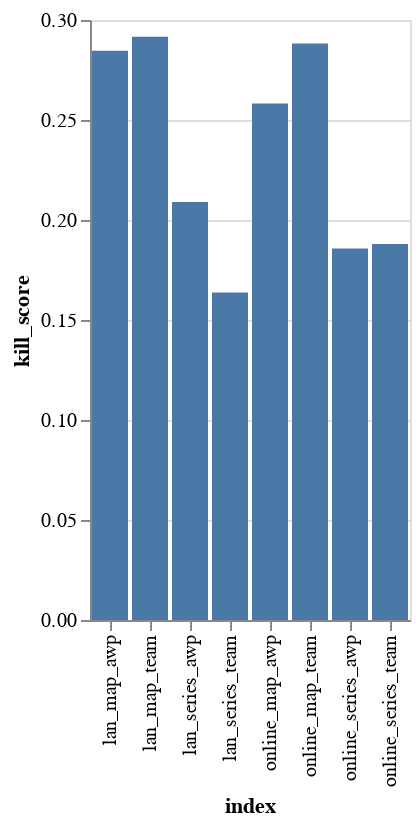
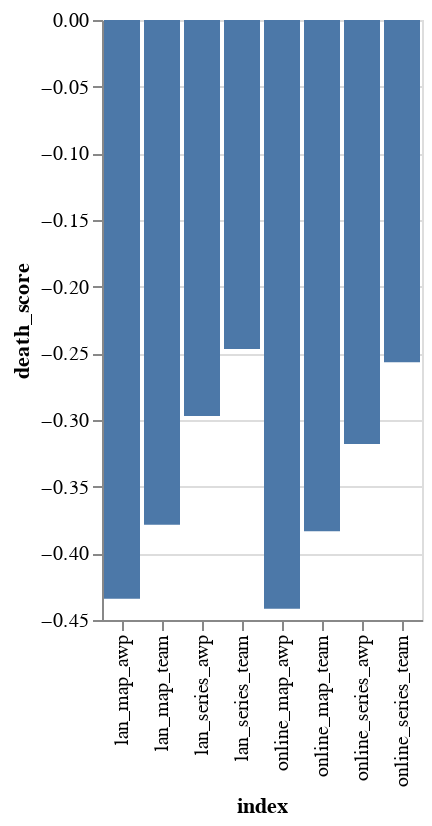
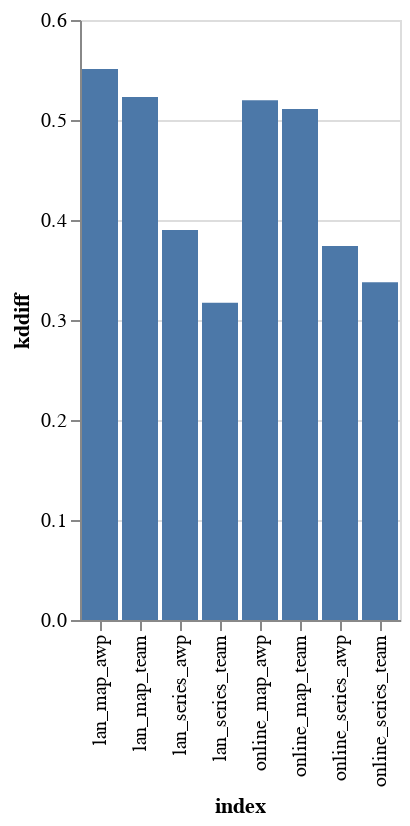
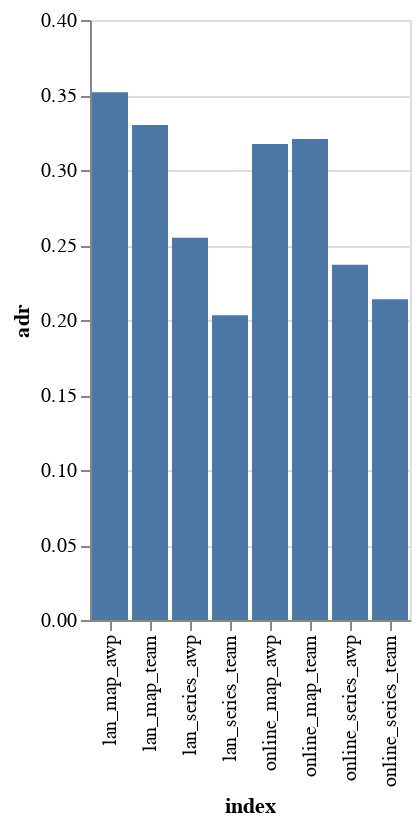

The code cell stored with these charts, in order, in its notebook:
### Code cell
for i in player_stats:
    c1 = alt.Chart(a_corr).mark_bar().encode(
        x="index",
        y=i
    )
    c2 = alt.Chart(t_corr).mark_bar().encode(
        x="index",
        y=i
    )
    (c1+c2).display()

### Figure 1 — Vega-Lite specification as saved in the notebook (floating-point values rounded to 4 significant figures)
{"config": {"view": {"continuousWidth": 400, "continuousHeight": 300}}, "layer": [{"data": {"name": "data-4b577b7b42e96ab3be053ef83cef7754"}, "mark": "bar", "encoding": {"x": {"field": "index", "type": "nominal"}, "y": {"field": "kill_score", "type": "quantitative"}}}, {"data": {"name": "data-f4428fcace702d49899f02e2c4dc839d"}, "mark": "bar", "encoding": {"x": {"field": "index", "type": "nominal"}, "y": {"field": "kill_score", "type": "quantitative"}}}], "$schema": "https://vega.github.io/schema/vega-lite/v4.17.0.json", "datasets": {"data-4b577b7b42e96ab3be053ef83cef7754": [{"kill_score": 0.2846, "death_score": -0.4341, "kddiff": 0.551, "adr": 0.3519, "kast": 0.5455, "rating": 0.5414, "index": "lan_map_awp"}, {"kill_score": 0.2091, "death_score": -0.297, "kddiff": 0.3901, "adr": 0.2549, "kast": 0.3848, "rating": 0.3865, "index": "lan_series_awp"}, {"kill_score": 0.2582, "death_score": -0.4416, "kddiff": 0.5197, "adr": 0.3173, "kast": 0.5436, "rating": 0.5367, "index": "online_map_awp"}, {"kill_score": 0.1857, "death_score": -0.318, "kddiff": 0.374, "adr": 0.2369, "kast": 0.3884, "rating": 0.3815, "index": "online_series_awp"}], "data-f4428fcace702d49899f02e2c4dc839d": [{"kill_score": 0.2916, "death_score": -0.3786, "kddiff": 0.523, "adr": 0.33, "kast": 0.5305, "rating": 0.5342, "index": "lan_map_team"}, {"kill_score": 0.1638, "death_score": -0.2468, "kddiff": 0.3172, "adr": 0.2032, "kast": 0.3278, "rating": 0.3301, "index": "lan_series_team"}, {"kill_score": 0.2883, "death_score": -0.3834, "kddiff": 0.511, "adr": 0.3207, "kast": 0.5245, "rating": 0.5314, "index": "online_map_team"}, {"kill_score": 0.188, "death_score": -0.2567, "kddiff": 0.3377, "adr": 0.2138, "kast": 0.3473, "rating": 0.3501, "index": "online_series_team"}]}}

### Figure 2 — Vega-Lite specification as saved in the notebook (floating-point values rounded to 4 significant figures)
{"config": {"view": {"continuousWidth": 400, "continuousHeight": 300}}, "layer": [{"data": {"name": "data-4b577b7b42e96ab3be053ef83cef7754"}, "mark": "bar", "encoding": {"x": {"field": "index", "type": "nominal"}, "y": {"field": "death_score", "type": "quantitative"}}}, {"data": {"name": "data-f4428fcace702d49899f02e2c4dc839d"}, "mark": "bar", "encoding": {"x": {"field": "index", "type": "nominal"}, "y": {"field": "death_score", "type": "quantitative"}}}], "$schema": "https://vega.github.io/schema/vega-lite/v4.17.0.json", "datasets": {"data-4b577b7b42e96ab3be053ef83cef7754": [{"kill_score": 0.2846, "death_score": -0.4341, "kddiff": 0.551, "adr": 0.3519, "kast": 0.5455, "rating": 0.5414, "index": "lan_map_awp"}, {"kill_score": 0.2091, "death_score": -0.297, "kddiff": 0.3901, "adr": 0.2549, "kast": 0.3848, "rating": 0.3865, "index": "lan_series_awp"}, {"kill_score": 0.2582, "death_score": -0.4416, "kddiff": 0.5197, "adr": 0.3173, "kast": 0.5436, "rating": 0.5367, "index": "online_map_awp"}, {"kill_score": 0.1857, "death_score": -0.318, "kddiff": 0.374, "adr": 0.2369, "kast": 0.3884, "rating": 0.3815, "index": "online_series_awp"}], "data-f4428fcace702d49899f02e2c4dc839d": [{"kill_score": 0.2916, "death_score": -0.3786, "kddiff": 0.523, "adr": 0.33, "kast": 0.5305, "rating": 0.5342, "index": "lan_map_team"}, {"kill_score": 0.1638, "death_score": -0.2468, "kddiff": 0.3172, "adr": 0.2032, "kast": 0.3278, "rating": 0.3301, "index": "lan_series_team"}, {"kill_score": 0.2883, "death_score": -0.3834, "kddiff": 0.511, "adr": 0.3207, "kast": 0.5245, "rating": 0.5314, "index": "online_map_team"}, {"kill_score": 0.188, "death_score": -0.2567, "kddiff": 0.3377, "adr": 0.2138, "kast": 0.3473, "rating": 0.3501, "index": "online_series_team"}]}}

### Figure 3 — Vega-Lite specification as saved in the notebook (floating-point values rounded to 4 significant figures)
{"config": {"view": {"continuousWidth": 400, "continuousHeight": 300}}, "layer": [{"data": {"name": "data-4b577b7b42e96ab3be053ef83cef7754"}, "mark": "bar", "encoding": {"x": {"field": "index", "type": "nominal"}, "y": {"field": "kddiff", "type": "quantitative"}}}, {"data": {"name": "data-f4428fcace702d49899f02e2c4dc839d"}, "mark": "bar", "encoding": {"x": {"field": "index", "type": "nominal"}, "y": {"field": "kddiff", "type": "quantitative"}}}], "$schema": "https://vega.github.io/schema/vega-lite/v4.17.0.json", "datasets": {"data-4b577b7b42e96ab3be053ef83cef7754": [{"kill_score": 0.2846, "death_score": -0.4341, "kddiff": 0.551, "adr": 0.3519, "kast": 0.5455, "rating": 0.5414, "index": "lan_map_awp"}, {"kill_score": 0.2091, "death_score": -0.297, "kddiff": 0.3901, "adr": 0.2549, "kast": 0.3848, "rating": 0.3865, "index": "lan_series_awp"}, {"kill_score": 0.2582, "death_score": -0.4416, "kddiff": 0.5197, "adr": 0.3173, "kast": 0.5436, "rating": 0.5367, "index": "online_map_awp"}, {"kill_score": 0.1857, "death_score": -0.318, "kddiff": 0.374, "adr": 0.2369, "kast": 0.3884, "rating": 0.3815, "index": "online_series_awp"}], "data-f4428fcace702d49899f02e2c4dc839d": [{"kill_score": 0.2916, "death_score": -0.3786, "kddiff": 0.523, "adr": 0.33, "kast": 0.5305, "rating": 0.5342, "index": "lan_map_team"}, {"kill_score": 0.1638, "death_score": -0.2468, "kddiff": 0.3172, "adr": 0.2032, "kast": 0.3278, "rating": 0.3301, "index": "lan_series_team"}, {"kill_score": 0.2883, "death_score": -0.3834, "kddiff": 0.511, "adr": 0.3207, "kast": 0.5245, "rating": 0.5314, "index": "online_map_team"}, {"kill_score": 0.188, "death_score": -0.2567, "kddiff": 0.3377, "adr": 0.2138, "kast": 0.3473, "rating": 0.3501, "index": "online_series_team"}]}}

### Figure 4 — Vega-Lite specification as saved in the notebook (floating-point values rounded to 4 significant figures)
{"config": {"view": {"continuousWidth": 400, "continuousHeight": 300}}, "layer": [{"data": {"name": "data-4b577b7b42e96ab3be053ef83cef7754"}, "mark": "bar", "encoding": {"x": {"field": "index", "type": "nominal"}, "y": {"field": "adr", "type": "quantitative"}}}, {"data": {"name": "data-f4428fcace702d49899f02e2c4dc839d"}, "mark": "bar", "encoding": {"x": {"field": "index", "type": "nominal"}, "y": {"field": "adr", "type": "quantitative"}}}], "$schema": "https://vega.github.io/schema/vega-lite/v4.17.0.json", "datasets": {"data-4b577b7b42e96ab3be053ef83cef7754": [{"kill_score": 0.2846, "death_score": -0.4341, "kddiff": 0.551, "adr": 0.3519, "kast": 0.5455, "rating": 0.5414, "index": "lan_map_awp"}, {"kill_score": 0.2091, "death_score": -0.297, "kddiff": 0.3901, "adr": 0.2549, "kast": 0.3848, "rating": 0.3865, "index": "lan_series_awp"}, {"kill_score": 0.2582, "death_score": -0.4416, "kddiff": 0.5197, "adr": 0.3173, "kast": 0.5436, "rating": 0.5367, "index": "online_map_awp"}, {"kill_score": 0.1857, "death_score": -0.318, "kddiff": 0.374, "adr": 0.2369, "kast": 0.3884, "rating": 0.3815, "index": "online_series_awp"}], "data-f4428fcace702d49899f02e2c4dc839d": [{"kill_score": 0.2916, "death_score": -0.3786, "kddiff": 0.523, "adr": 0.33, "kast": 0.5305, "rating": 0.5342, "index": "lan_map_team"}, {"kill_score": 0.1638, "death_score": -0.2468, "kddiff": 0.3172, "adr": 0.2032, "kast": 0.3278, "rating": 0.3301, "index": "lan_series_team"}, {"kill_score": 0.2883, "death_score": -0.3834, "kddiff": 0.511, "adr": 0.3207, "kast": 0.5245, "rating": 0.5314, "index": "online_map_team"}, {"kill_score": 0.188, "death_score": -0.2567, "kddiff": 0.3377, "adr": 0.2138, "kast": 0.3473, "rating": 0.3501, "index": "online_series_team"}]}}
